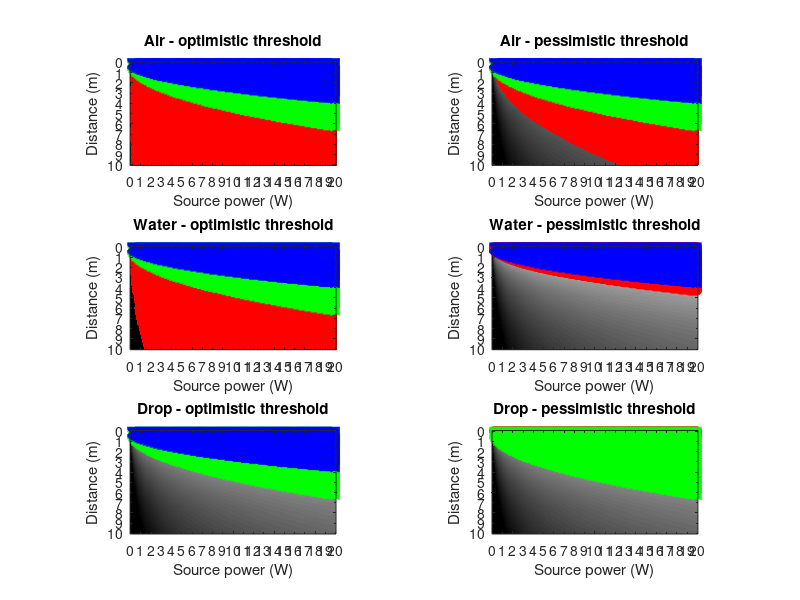

MATLAB code for this plot:
%% Experiment with distance
warning('Get contour lines instead of plotting points')

LIGHT_SPEED = 299792458; % m/s

VACCUM_PERMITIVITY = 8.854187817*10^-12; %C^2/(N.M^2)

distanceRange = 0:0.1:10;
    distanceTick = 1:10:101;

% powerRange = 10:10:1000; % Actually density, taken at 0.1 m  
powerRange = 0:0.1:20; % Taken at source
    powerTick = 1:10:201;
    
%%% This is for 18 degree horn antenna used in study
    % Get parameters for others to try
gainDBI = 30;
directionality = 360/gainDBI %Gain is roughly directionality
antennaGain = 10^(gainDBI/10); %20 % Convert from dBi to numeric

fieldThresholdLow = 10; % optimistic - originally 50, Sun thinks 68 is low!
fieldThresholdExpected = 87; % Sun expected

dielectricConstant = 67.4; % Water 8Ghz, real

powerLimitOccupational = (200*(8/3)^0.2)/2; % at 8 GHz
powerLimitPublic = (18.56*(8)^0.699)/2; % at 8 GHz

powerImage = zeros(length(distanceRange), length(powerRange));

for i = 1:length(distanceRange)
    for j = 1:length(powerRange)
        % From https://www.ahsystems.com/EMC-formulas-equations/field-intensity-calculation.php
%         S = Gt*Pt/4/pi/R^2
        powerImage(i,j) = powerRange(j)*antennaGain/(4*pi*distanceRange(i)^2);

        % Guess based on inverse square law
%         powerImage(i,j) = powerRange(j)*distanceRange(1)^2/distanceRange(i)^2;
    end
end

fieldImageAir = sqrt(powerImage*2/(LIGHT_SPEED*VACCUM_PERMITIVITY));

%%% Replace with refaction calc later
fieldImageWater = sqrt(powerImage*2/(LIGHT_SPEED*VACCUM_PERMITIVITY*sqrt(dielectricConstant)));

fieldImageWaterDrop = sqrt(powerImage*2/(LIGHT_SPEED*VACCUM_PERMITIVITY))*(3/(dielectricConstant+2));

figure;
subplot(3,2,1)
imshow(log10(powerImage)/3); hold on
% Get inactivated area - low, air
inds = find(fieldImageAir > fieldThresholdLow);
[powerX, powerY] = ind2sub(size(powerImage), inds);
plot(powerY, powerX, 'r.')

axis on
set(gca,'YTick', distanceTick, 'YTickLabel', distanceRange(distanceTick), ...
    'XTick', powerTick, 'XTickLabel', powerRange(powerTick))
ylabel('Distance (m)')
xlabel('Source power (W)')

title('Air - optimistic threshold')

subplot(3,2,3)
imshow(log10(powerImage)/3); hold on
% Get inactivated area - low, water
inds = find(fieldImageWater > fieldThresholdLow);
[powerX, powerY] = ind2sub(size(powerImage), inds);
plot(powerY, powerX, 'r.')

axis on
set(gca,'YTick', distanceTick, 'YTickLabel', distanceRange(distanceTick), ...
    'XTick', powerTick, 'XTickLabel', powerRange(powerTick))
ylabel('Distance (m)')
xlabel('Source power (W)')

title('Water - optimistic threshold')

subplot(3,2,5)
imshow(log10(powerImage)/3); hold on
% Get inactivated area - low, water
inds = find(fieldImageWaterDrop > fieldThresholdLow);
[powerX, powerY] = ind2sub(size(powerImage), inds);
plot(powerY, powerX, 'r.')

axis on
set(gca,'YTick', distanceTick, 'YTickLabel', distanceRange(distanceTick), ...
    'XTick', powerTick, 'XTickLabel', powerRange(powerTick))
ylabel('Distance (m)')
xlabel('Source power (W)')

title('Drop - optimistic threshold')

subplot(3,2,2)
imshow(log10(powerImage)/3); hold on
% Get inactivated area - low, air
inds = find(fieldImageAir > fieldThresholdExpected);
[powerX, powerY] = ind2sub(size(powerImage), inds);
plot(powerY, powerX, 'r.')

axis on
set(gca,'YTick', distanceTick, 'YTickLabel', distanceRange(distanceTick), ...
    'XTick', powerTick, 'XTickLabel', powerRange(powerTick))
ylabel('Distance (m)')
xlabel('Source power (W)')

title('Air - pessimistic threshold')

subplot(3,2,4)
imshow(log10(powerImage)/3); hold on
% Get inactivated area - low, air
inds = find(fieldImageWater > fieldThresholdExpected);
[powerX, powerY] = ind2sub(size(powerImage), inds);
plot(powerY, powerX, 'ro')

axis on
set(gca,'YTick', distanceTick, 'YTickLabel', distanceRange(distanceTick), ...
    'XTick', powerTick, 'XTickLabel', powerRange(powerTick))
ylabel('Distance (m)')
xlabel('Source power (W)')

title('Water - pessimistic threshold')

subplot(3,2,6)
imshow(log10(powerImage)/3); hold on
% Get inactivated area - low, air
inds = find(fieldImageWaterDrop > fieldThresholdExpected);
[powerX, powerY] = ind2sub(size(powerImage), inds);
plot(powerY, powerX, 'ro')

axis on
set(gca,'YTick', distanceTick, 'YTickLabel', distanceRange(distanceTick), ...
    'XTick', powerTick, 'XTickLabel', powerRange(powerTick))
ylabel('Distance (m)')
xlabel('Source power (W)')

title('Drop - pessimistic threshold')

% Indicate dangerous area - public
inds = find(powerImage > powerLimitPublic);
[powerX, powerY] = ind2sub(size(powerImage), inds);
subplot(3,2,1); plot(powerY, powerX, 'gx')
subplot(3,2,2); plot(powerY, powerX, 'gx')
subplot(3,2,3); plot(powerY, powerX, 'gx')
% subplot(3,2,4); plot(powerY, powerX, 'gx')
subplot(3,2,5); plot(powerY, powerX, 'gx')
subplot(3,2,6); plot(powerY, powerX, 'gx')

% Indicate dangerous area - occupational
inds = find(powerImage > powerLimitOccupational);
[powerX, powerY] = ind2sub(size(powerImage), inds);
subplot(3,2,1); plot(powerY, powerX, 'bx')
subplot(3,2,2); plot(powerY, powerX, 'bx')
subplot(3,2,3); plot(powerY, powerX, 'bx')
subplot(3,2,4); plot(powerY, powerX, 'bx')
subplot(3,2,5); plot(powerY, powerX, 'bx')
% subplot(3,2,6); plot(powerY, powerX, 'bx')
